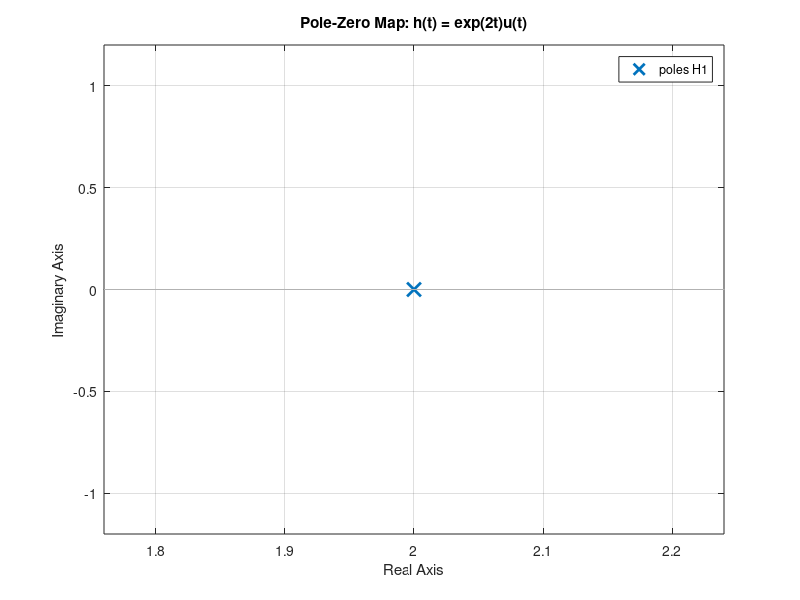
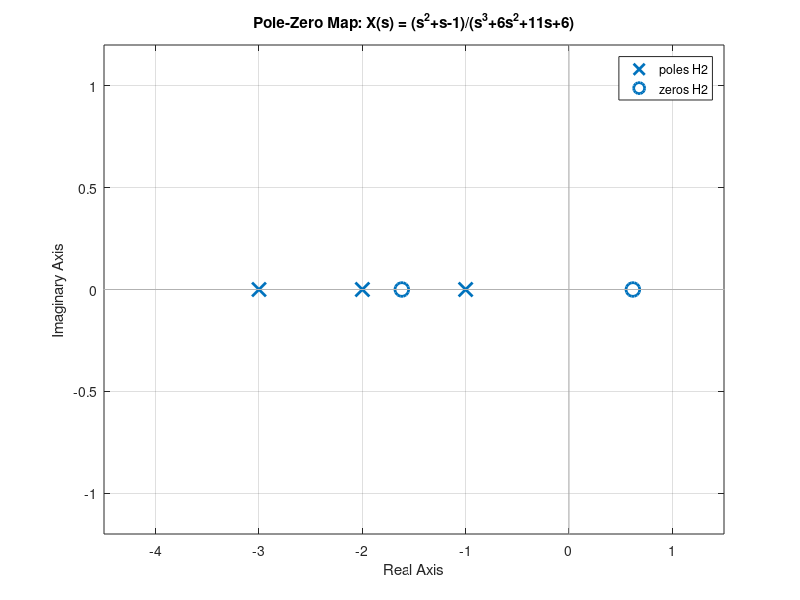

MATLAB code to generate these figures, in order:
% part 1

clear all
close all
n1 = [1];
d1 = [1 -2];
H1 = tf(n1,d1);
figure
pzmap(H1)
title('Pole-Zero Map: h(t) = exp(2t)u(t)')

% part 2

clear all
close all
n2 = [1 1 -1];
d2 = [1 6 11 6];
H2 = tf(n2,d2);
figure
pzmap(H2)
title('Pole-Zero Map: X(s) = (s^2+s-1)/(s^3+6s^2+11s+6)')
